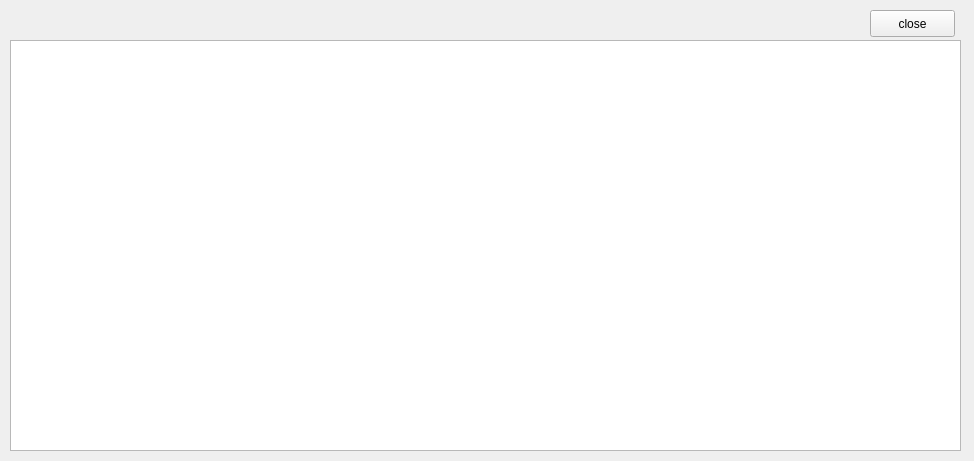
<?xml version="1.0" encoding="UTF-8"?>
<ui version="4.0">
 <class>historySIP</class>
 <widget class="QWidget" name="historySIP">
  <property name="geometry">
   <rect>
    <x>0</x>
    <y>0</y>
    <width>974</width>
    <height>461</height>
   </rect>
  </property>
  <property name="windowTitle">
   <string>Form</string>
  </property>
  <widget class="QTextBrowser" name="textBrowser">
   <property name="geometry">
    <rect>
     <x>10</x>
     <y>40</y>
     <width>951</width>
     <height>411</height>
    </rect>
   </property>
  </widget>
  <widget class="QPushButton" name="closePushButton">
   <property name="geometry">
    <rect>
     <x>870</x>
     <y>10</y>
     <width>85</width>
     <height>27</height>
    </rect>
   </property>
   <property name="text">
    <string>close</string>
   </property>
  </widget>
 </widget>
 <resources/>
 <connections/>
</ui>
